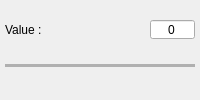
<?xml version="1.0" encoding="UTF-8"?>
<ui version="4.0">
 <class>Slider</class>
 <widget class="QWidget" name="Slider">
  <layout class="QVBoxLayout" name="verticalLayout">
   <property name="spacing">
    <number>0</number>
   </property>
   <property name="leftMargin">
    <number>0</number>
   </property>
   <property name="topMargin">
    <number>0</number>
   </property>
   <property name="rightMargin">
    <number>0</number>
   </property>
   <property name="bottomMargin">
    <number>0</number>
   </property>
   <item>
    <layout class="QHBoxLayout" name="horizontalLayout">
     <property name="spacing">
      <number>5</number>
     </property>
     <property name="leftMargin">
      <number>5</number>
     </property>
     <property name="rightMargin">
      <number>5</number>
     </property>
     <property name="bottomMargin">
      <number>5</number>
     </property>
     <item>
      <widget class="QLabel" name="titleLabel">
       <property name="text">
        <string>Value :</string>
       </property>
      </widget>
     </item>
     <item>
      <spacer name="horizontalSpacer">
       <property name="orientation">
        <enum>Qt::Horizontal</enum>
       </property>
       <property name="sizeHint" stdset="0">
        <size>
         <width>0</width>
         <height>0</height>
        </size>
       </property>
      </spacer>
     </item>
     <item>
      <widget class="QLineEdit" name="valueLineEdit">
       <property name="minimumSize">
        <size>
         <width>45</width>
         <height>19</height>
        </size>
       </property>
       <property name="maximumSize">
        <size>
         <width>45</width>
         <height>19</height>
        </size>
       </property>
       <property name="text">
        <string>0</string>
       </property>
       <property name="alignment">
        <set>Qt::AlignCenter</set>
       </property>
      </widget>
     </item>
    </layout>
   </item>
   <item>
    <layout class="QVBoxLayout" name="sliderLayout">
     <property name="spacing">
      <number>0</number>
     </property>
     <item>
      <widget class="QWidget" name="sliderBar" native="true">
       <property name="minimumSize">
        <size>
         <width>0</width>
         <height>3</height>
        </size>
       </property>
       <property name="maximumSize">
        <size>
         <width>16777215</width>
         <height>3</height>
        </size>
       </property>
       <property name="styleSheet">
        <string notr="true">QWidget {
	background-color: rgb(176, 176, 176);
	margin-left: 5px;
	margin-right: 5px;
}

QWidget:disabled {
	background-color: rgb(194, 194, 194);
}</string>
       </property>
      </widget>
     </item>
     <item>
      <layout class="QHBoxLayout" name="handleLayout">
       <property name="spacing">
        <number>0</number>
       </property>
       <item>
        <spacer name="handleSpacer">
         <property name="orientation">
          <enum>Qt::Horizontal</enum>
         </property>
         <property name="sizeType">
          <enum>QSizePolicy::Maximum</enum>
         </property>
         <property name="sizeHint" stdset="0">
          <size>
           <width>0</width>
           <height>0</height>
          </size>
         </property>
        </spacer>
       </item>
       <item>
        <widget class="QLabel" name="handleImage">
         <property name="minimumSize">
          <size>
           <width>12</width>
           <height>11</height>
          </size>
         </property>
         <property name="maximumSize">
          <size>
           <width>12</width>
           <height>11</height>
          </size>
         </property>
        </widget>
       </item>
       <item>
        <spacer name="horizontalSpacer_2">
         <property name="orientation">
          <enum>Qt::Horizontal</enum>
         </property>
         <property name="sizeHint" stdset="0">
          <size>
           <width>0</width>
           <height>0</height>
          </size>
         </property>
        </spacer>
       </item>
      </layout>
     </item>
    </layout>
   </item>
  </layout>
 </widget>
 <resources/>
 <connections/>
</ui>
